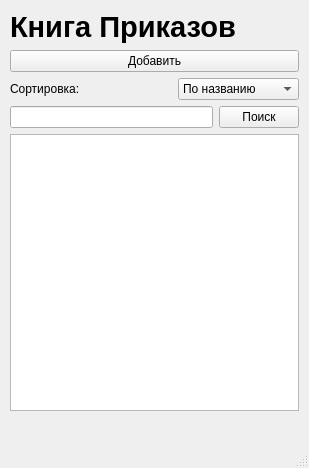
<?xml version="1.0" encoding="UTF-8"?>
<ui version="4.0">
 <class>MainWindow</class>
 <widget class="QMainWindow" name="MainWindow">
  <property name="geometry">
   <rect>
    <x>0</x>
    <y>0</y>
    <width>309</width>
    <height>468</height>
   </rect>
  </property>
  <property name="windowTitle">
   <string>MainWindow</string>
  </property>
  <widget class="QWidget" name="centralwidget">
   <widget class="QWidget" name="verticalLayoutWidget">
    <property name="geometry">
     <rect>
      <x>10</x>
      <y>10</y>
      <width>289</width>
      <height>401</height>
     </rect>
    </property>
    <layout class="QVBoxLayout" name="verticalLayout">
     <item>
      <widget class="QLabel" name="label">
       <property name="text">
        <string>&lt;html&gt;&lt;head/&gt;&lt;body&gt;&lt;p&gt;&lt;span style=&quot; font-size:22pt; font-weight:600;&quot;&gt;Книга Приказов&lt;/span&gt;&lt;/p&gt;&lt;/body&gt;&lt;/html&gt;</string>
       </property>
      </widget>
     </item>
     <item>
      <widget class="QPushButton" name="addButton">
       <property name="text">
        <string>Добавить</string>
       </property>
      </widget>
     </item>
     <item>
      <layout class="QHBoxLayout" name="horizontalLayout">
       <item>
        <widget class="QLabel" name="sortLabel">
         <property name="text">
          <string>Сортировка:</string>
         </property>
        </widget>
       </item>
       <item>
        <spacer name="horizontalSpacer">
         <property name="orientation">
          <enum>Qt::Horizontal</enum>
         </property>
         <property name="sizeHint" stdset="0">
          <size>
           <width>40</width>
           <height>20</height>
          </size>
         </property>
        </spacer>
       </item>
       <item>
        <widget class="QComboBox" name="comboBox">
         <item>
          <property name="text">
           <string>По названию</string>
          </property>
         </item>
         <item>
          <property name="text">
           <string>По дате</string>
          </property>
         </item>
         <item>
          <property name="text">
           <string>По номеру</string>
          </property>
         </item>
         <item>
          <property name="text">
           <string>По организации</string>
          </property>
         </item>
         <item>
          <property name="text">
           <string>По заголовку</string>
          </property>
         </item>
         <item>
          <property name="text">
           <string>По основанию</string>
          </property>
         </item>
         <item>
          <property name="text">
           <string>По тексту</string>
          </property>
         </item>
        </widget>
       </item>
      </layout>
     </item>
     <item>
      <layout class="QHBoxLayout" name="horizontalLayout_2">
       <item>
        <widget class="QLineEdit" name="search"/>
       </item>
       <item>
        <widget class="QPushButton" name="searchButton">
         <property name="text">
          <string>Поиск</string>
         </property>
        </widget>
       </item>
      </layout>
     </item>
     <item>
      <widget class="QListWidget" name="listWidget"/>
     </item>
    </layout>
   </widget>
  </widget>
  <widget class="QMenuBar" name="menubar">
   <property name="geometry">
    <rect>
     <x>0</x>
     <y>0</y>
     <width>309</width>
     <height>21</height>
    </rect>
   </property>
  </widget>
  <widget class="QStatusBar" name="statusbar"/>
  <action name="action_2">
   <property name="text">
    <string>Импорт</string>
   </property>
  </action>
  <action name="action_3">
   <property name="text">
    <string>Экспорт</string>
   </property>
  </action>
  <action name="action_4">
   <property name="text">
    <string>Добавить</string>
   </property>
  </action>
 </widget>
 <resources/>
 <connections/>
</ui>
